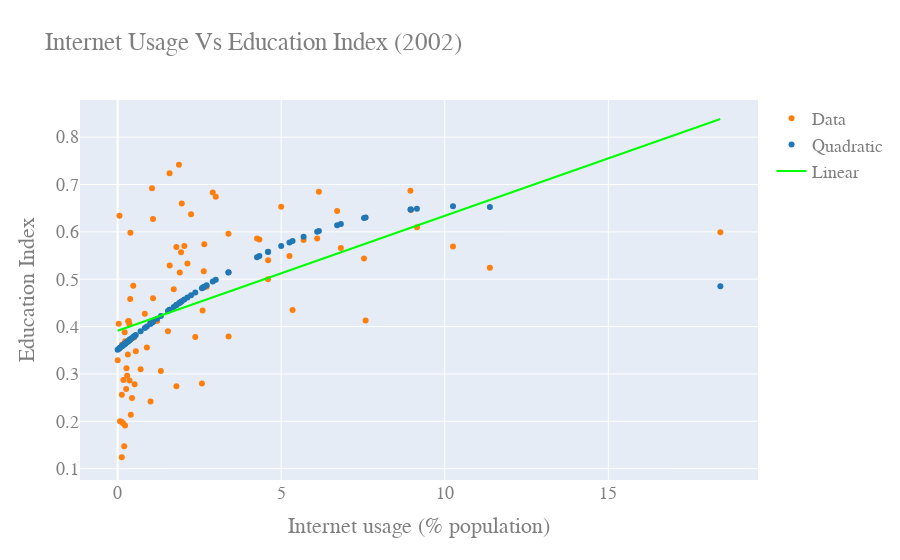

Notebook source saved alongside this figure:
### Markdown cell above
# 2002 Internet Usage Vs EdI

### Code cell
slopeEDI02, interceptEDI02, r_valueEDI02, p_valueEDI02, std_errEDI02 = stats.linregress(IU02,EDI02)
lineEDI02 = slopeEDI02*IU02+interceptEDI02


#use 3rd order due to up curve at IU-0
#p1 = np.polyfit(IU02,EDI02,3)

p4 = np.polyfit(IU02,EDI02,2)

yfit4 = p4[0]*IU02**2+p4[1]*IU02**1+p4[2]
#yfit3 = p3[0]*IU02**3+p3[1]*IU02**2+p3[2]*IU02+p3[3]



yresid4 = EDI02 - yfit3

SSresid4 = sum(pow(yresid3,2))

SStotal4 = len(EDI02)*statistics.variance(EDI02)

rsq4 = 1 - SSresid4/SStotal4


y4resid = EDI02 - lineEDI02


SS4resid = sum(pow(y4resid,2))

SS4total = len(EDI02)*statistics.variance(EDI02)

rsq_4 = 1 - SS4resid/SS4total

print("R^2 value for linear fit: " +str(rsq_4))
#print("Model Coefficients: "+str(slopeEDI02)+" , "+str(interceptEDI02))
print("Model Coefficients: ["+str(slopeEDI02)+","+str(interceptEDI02)+"]")
print("Correlation coefficient: "+str(np.corrcoef(IU02,EDI02)[0][1]))

print("R^2 value for fit: " +str(rsq4))
print("Model Coefficients: "+str(p4))
print("Correlation coefficient: "+str(np.corrcoef(IU02,EDI02)[0][1]))




figEDI02 = go.Figure()

figEDI02.add_trace(go.Scatter(
    x= IU02,
    y= EDI02,
    mode='markers',      # this sets its legend entry
    marker=go.Marker(color='rgb(255, 127, 14)'),
    name="Data",
    text=Country_Name,
    textposition="top center"
))

figEDI02.add_trace(go.Scatter(
    x=IU02,
    y=np.polyval(p4,IU02),
    mode='markers',
    marker=go.Marker(color='rgb(31, 119, 180)'),
    name="Quadratic"
))

figEDI02.add_trace(go.Scatter(
    x=IU02,
    y=lineEDI02,
    #y=np.polyval(p1,IU02),
    mode='lines',
    marker=go.Marker(color='rgb(0, 255, 0)'),
    name="Linear"
))

figEDI02.update_layout(
    title="Internet Usage Vs Education Index (2002)",
    xaxis_title="Internet usage (% population)",
    yaxis_title="Education Index",
    font=dict(
        family="Courier New, monospace",
        size=18,
        color="#7f7f7f"
    )
)

figEDI02.show()

### Figure 1 — Plotly figure (JSON) as saved in the notebook; plotly's stock layout.template omitted (floating-point values rounded to 4 significant figures)
{"data": [{"marker": {"color": "rgb(255, 127, 14)"}, "mode": "markers", "name": "Data", "text": ["Albania", "Algeria", "Angola", "Armenia", "Azerbaijan", "Bangladesh", "Belarus", "Belize", "Benin", "Bosnia and Herzegovina", "Botswana", "Brazil", "Burkina Faso", "Burundi", "Cambodia", "Cameroon", "Central African Republic", "Chad", "China", "Colombia", "Comoros", "Dominica", "Dominican Republic", "Ecuador", "Egypt", "El Salvador", "Equatorial Guinea", "Ethiopia", "Fiji", "Gabon", "Gambia", "Georgia", "Ghana", "Guatemala", "Guinea", "Haiti", "Honduras", "India", "Indonesia", "Jamaica", "Kenya", "Kyrgyzstan", "Lesotho", "Liberia", "Madagascar", "Malawi", "Maldives", "Mali", "Mauritania", "Mauritius", "Mongolia", "Morocco", "Mozambique", "Myanmar", "Namibia", "Nepal", "Nicaragua", "Niger", "Pakistan", "Papua New Guinea", "Paraguay", "Peru", "Philippines", "Rwanda", "Samoa", "Sao Tome and Principe", "Senegal", "Sierra Leone", "Solomon Islands", "South Africa", "Sri Lanka", "Sudan", "Tajikistan", "Thailand", "Togo", "Tonga", "Tunisia", "Turkey", "Uganda", "Ukraine", "Uzbekistan", "Yemen", "Zambia"], "textposition": "top center", "type": "scatter", "x": [0.3901, 1.592, 0.2704, 1.96, 5.0, 0.1399, 8.951, 5.684, 0.7029, 2.648, 3.386, 9.149, 0.201, 0.1182, 0.227, 0.3609, 0.1285, 0.1661, 4.596, 4.6, 0.5549, 18.42, 6.824, 4.261, 2.72, 1.9, 0.3212, 0.0724, 6.153, 1.94, 1.797, 1.588, 0.8303, 3.392, 0.402, 0.8934, 2.597, 1.538, 2.134, 6.1, 1.208, 2.999, 1.084, 0.03271, 0.3397, 0.2151, 5.348, 0.227, 0.3632, 10.25, 2.04, 2.373, 0.2596, 0.0004265, 2.634, 0.313, 1.715, 0.1272, 2.577, 1.322, 1.795, 8.967, 4.332, 0.2928, 2.245, 7.581, 1.006, 0.1762, 0.5019, 6.71, 1.05, 0.4395, 0.05546, 7.531, 1, 2.907, 5.253, 11.38, 0.3841, 1.874, 1.082, 0.5188, 0.4778], "y": [0.598, 0.529, 0.312, 0.66, 0.653, 0.362, 0.687, 0.583, 0.31, 0.574, 0.596, 0.61, 0.147, 0.199, 0.369, 0.405, 0.256, 0.196, 0.5, 0.54, 0.348, 0.599, 0.566, 0.586, 0.484, 0.514, 0.411, 0.2, 0.685, 0.557, 0.274, 0.724, 0.427, 0.379, 0.214, 0.356, 0.434, 0.39, 0.533, 0.586, 0.412, 0.674, 0.46, 0.406, 0.412, 0.388, 0.435, 0.191, 0.286, 0.569, 0.57, 0.378, 0.268, 0.329, 0.517, 0.341, 0.479, 0.124, 0.28, 0.306, 0.568, 0.646, 0.584, 0.296, 0.637, 0.413, 0.242, 0.287, 0.377, 0.644, 0.692, 0.249, 0.634, 0.544, 0.41, 0.683, 0.549, 0.524, 0.458, 0.742, 0.627, 0.278, 0.486]}, {"marker": {"color": "rgb(31, 119, 180)"}, "mode": "markers", "name": "Quadratic", "type": "scatter", "x": [0.3901, 1.592, 0.2704, 1.96, 5.0, 0.1399, 8.951, 5.684, 0.7029, 2.648, 3.386, 9.149, 0.201, 0.1182, 0.227, 0.3609, 0.1285, 0.1661, 4.596, 4.6, 0.5549, 18.42, 6.824, 4.261, 2.72, 1.9, 0.3212, 0.0724, 6.153, 1.94, 1.797, 1.588, 0.8303, 3.392, 0.402, 0.8934, 2.597, 1.538, 2.134, 6.1, 1.208, 2.999, 1.084, 0.03271, 0.3397, 0.2151, 5.348, 0.227, 0.3632, 10.25, 2.04, 2.373, 0.2596, 0.0004265, 2.634, 0.313, 1.715, 0.1272, 2.577, 1.322, 1.795, 8.967, 4.332, 0.2928, 2.245, 7.581, 1.006, 0.1762, 0.5019, 6.71, 1.05, 0.4395, 0.05546, 7.531, 1, 2.907, 5.253, 11.38, 0.3841, 1.874, 1.082, 0.5188, 0.4778], "y": [0.373, 0.4356, 0.3663, 0.4532, 0.5703, 0.359, 0.6473, 0.5898, 0.39, 0.4841, 0.5144, 0.6489, 0.3624, 0.3577, 0.3639, 0.3714, 0.3583, 0.3605, 0.5577, 0.5578, 0.382, 0.4854, 0.6164, 0.5465, 0.4872, 0.4504, 0.3692, 0.3551, 0.6016, 0.4522, 0.4455, 0.4354, 0.3968, 0.5146, 0.3737, 0.4002, 0.4819, 0.433, 0.4613, 0.6003, 0.4164, 0.4989, 0.4101, 0.3529, 0.3702, 0.3632, 0.5805, 0.3639, 0.3715, 0.6541, 0.4569, 0.4721, 0.3657, 0.351, 0.4835, 0.3687, 0.4416, 0.3582, 0.4811, 0.4222, 0.4454, 0.6475, 0.5489, 0.3676, 0.4663, 0.6303, 0.4061, 0.361, 0.3792, 0.6141, 0.4084, 0.3757, 0.3542, 0.6295, 0.4057, 0.4951, 0.5778, 0.6524, 0.3727, 0.4492, 0.41, 0.3801, 0.3778]}, {"marker": {"color": "rgb(0, 255, 0)"}, "mode": "lines", "name": "Linear", "type": "scatter", "x": [0.3901, 1.592, 0.2704, 1.96, 5.0, 0.1399, 8.951, 5.684, 0.7029, 2.648, 3.386, 9.149, 0.201, 0.1182, 0.227, 0.3609, 0.1285, 0.1661, 4.596, 4.6, 0.5549, 18.42, 6.824, 4.261, 2.72, 1.9, 0.3212, 0.0724, 6.153, 1.94, 1.797, 1.588, 0.8303, 3.392, 0.402, 0.8934, 2.597, 1.538, 2.134, 6.1, 1.208, 2.999, 1.084, 0.03271, 0.3397, 0.2151, 5.348, 0.227, 0.3632, 10.25, 2.04, 2.373, 0.2596, 0.0004265, 2.634, 0.313, 1.715, 0.1272, 2.577, 1.322, 1.795, 8.967, 4.332, 0.2928, 2.245, 7.581, 1.006, 0.1762, 0.5019, 6.71, 1.05, 0.4395, 0.05546, 7.531, 1, 2.907, 5.253, 11.38, 0.3841, 1.874, 1.082, 0.5188, 0.4778], "y": [0.4006, 0.4298, 0.3977, 0.4387, 0.5125, 0.3945, 0.6084, 0.5291, 0.4082, 0.4554, 0.4733, 0.6132, 0.396, 0.394, 0.3966, 0.3999, 0.3942, 0.3952, 0.5027, 0.5028, 0.4046, 0.8384, 0.5568, 0.4946, 0.4572, 0.4372, 0.3989, 0.3929, 0.5405, 0.4382, 0.4347, 0.4297, 0.4113, 0.4735, 0.4009, 0.4128, 0.4542, 0.4285, 0.4429, 0.5392, 0.4204, 0.4639, 0.4174, 0.3919, 0.3994, 0.3963, 0.5209, 0.3966, 0.3999, 0.64, 0.4406, 0.4487, 0.3974, 0.3911, 0.4551, 0.3987, 0.4327, 0.3942, 0.4537, 0.4232, 0.4347, 0.6088, 0.4963, 0.3982, 0.4456, 0.5751, 0.4156, 0.3954, 0.4033, 0.554, 0.4166, 0.4018, 0.3925, 0.5739, 0.4154, 0.4617, 0.5186, 0.6674, 0.4004, 0.4366, 0.4174, 0.4037, 0.4027]}], "layout": {"font": {"color": "#7f7f7f", "family": "Courier New, monospace", "size": 18}, "title": {"text": "Internet Usage Vs Education Index (2002)"}, "xaxis": {"title": {"text": "Internet usage (% population)"}}, "yaxis": {"title": {"text": "Education Index"}}}}
